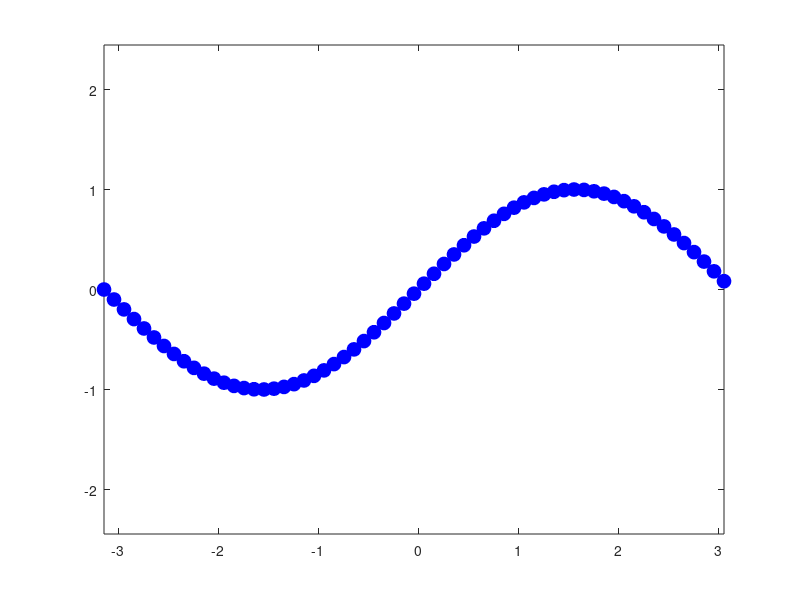

This figure's MATLAB source:

r=1;
x = -pi:.1:pi;
y = sin(x);

for k = 1:1
	plot(x,y,'o',...
    'MarkerEdgeColor','b',...
'MarkerFaceColor','b',...
'MarkerSize',10)
	axis equal
	M(k) = getframe;
end

movie(M,1)
% 
% r=1;
% 
% min=-1;
% 
% max=1;
% 
% x = min:.1:max;
% 
% y = min:.1:max;
% 
% bw=false(length(x),length(y));
% 
% for i=-1:.1:length(x)
%    for j=-1:.1: length(y)
%        if i*j<=r*r-j*j
%            bw(floor(i-min),floor(j-min))=true;
%        end
%    end
% end
% 
% plot(x,y);figure(gcf);
% 
% 
% h = uicontrol('style','slider','position',...
% 	[10 50 20 300],'Min',1,'Max',16,'Value',1)
% for k = 1:16
% 	plot(fft(eye(k+16)))
% 	axis equal
% 	set(h,'Value',k)
% 	M(k) = getframe(gcf);
% end
% 
% clf
% axes('Position',[0 0 1 1])
% movie(M,30)
% 
% f := plot::Function2d(cos(2*x)+cos(x), x=-PI..PI):
% h := plot::Hatch(f):
% plot(h, f)